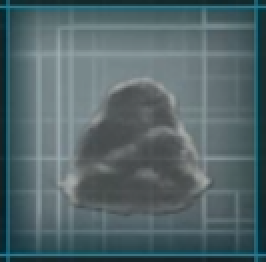
#> input picture IMG/Cemento.png, 133 x 131 px (shown 2 times larger)
$ python Cemento.py
#> lines starting #> are read from the running program, lines starting #| are printed output that depends on the picture
import cv2
import numpy as np
import pyautogui
import time


# Cargar la imagen de la plantilla y convertirla a escala de grises
template = cv2.imread('IMG/Cemento.png', cv2.IMREAD_GRAYSCALE)
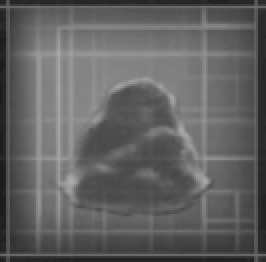
#> template: shape (131, 133) (shown 2 times larger); min 28, max 171, mean 97.2

# Establecer la región de interés (ROI) para el área donde se buscará la imagen
x1, y1, x2, y2 = 500, 300, 900, 700

# Iniciar el bucle principal para buscar la imagen
while True:
    # Tomar una captura de pantalla y convertirla a escala de grises
    screenshot = pyautogui.screenshot(region=(x1, y1, x2, y2))
    frame = np.array(screenshot)
#> (the run stopped early here; a loop or call above may not have finished)
